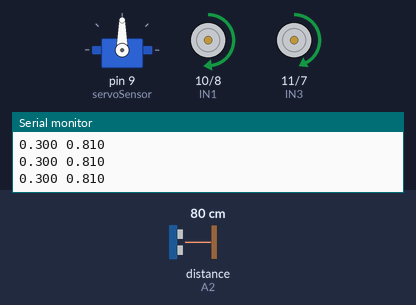
Bench run of a sketch on a simulated Arduino Uno, built with avr-gcc and run on an emulated ATmega328P. Parts: servo, motor-driver pin pairs drawn as motors (green arrow = first pin HIGH = forward, orange = second pin HIGH = backward, longer = more drive, scaled by the enable pin), the last lines printed to the serial monitor. Inputs (shaded band) come from the test bench; at power-on: distance to the obstacle (sensor on A2) 80 cm. The echo pulse lasts 58.3 µs per cm.

Above: at 1.4 s.
1.5 s: distance to the obstacle (sensor on A2) set to 34 cm
3.5 s: distance to the obstacle (sensor on A2) set to 31 cm
At 5.5 s:
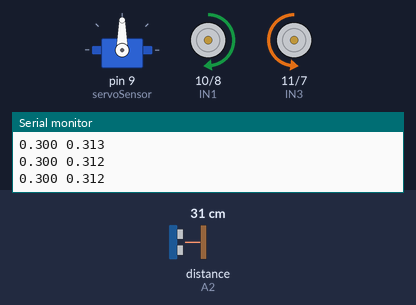
6.5 s: distance to the obstacle (sensor on A2) set to 29 cm
9.5 s: distance to the obstacle (sensor on A2) set to 27 cm
At 10.9 s:
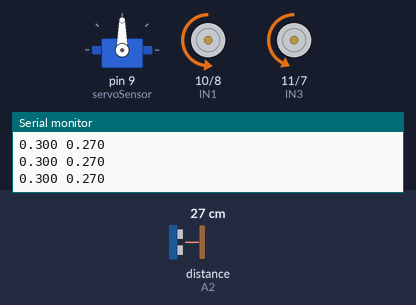
12.5 s: distance to the obstacle (sensor on A2) set to 60 cm
At 13.8 s:
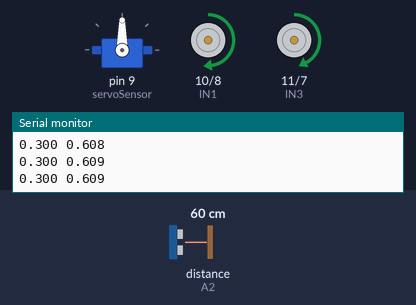
14.1 s: distance to the obstacle (sensor on A2) set to 2 cm
At 14.54 s:
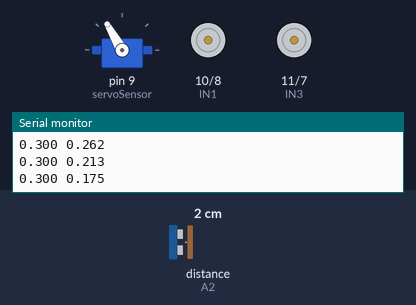
Timing chart, 0 to 18.1 s (numbered marks = the images above; inputs shaded):
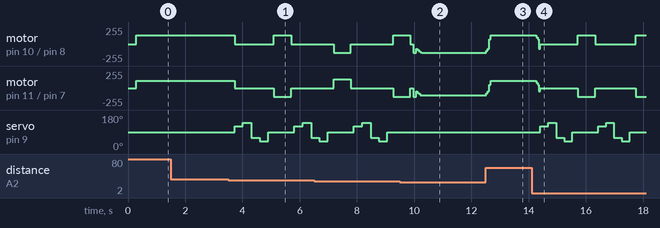

Measured:
- the behaviour switches between 32 and 31 cm on distance to the obstacle (sensor on A2) (found by bisection; images 0 and 1)
- the behaviour switches between 28 and 27 cm on distance to the obstacle (sensor on A2) (found by bisection; images 1 and 2)
- after the input at 3.5 s, motor on pin 10 (IN1) / pin 8 (IN2): forward 130/255 → stopped after 0.22 s, → forward 130/255 1.4 s later, → stopped 0.60 s later; motor on pin 11 (IN3) / pin 7 (IN4): forward 109/255 → stopped after 0.22 s, → backward 130/255 1.4 s later, → stopped 0.60 s later
- after the input at 9.5 s, servo on pin 9 (servoSensor): stops changing and stays 90°
- after the input at 12.5 s, motor on pin 10 (IN1) / pin 8 (IN2): backward 130/255 → forward 130/255 at once; motor on pin 11 (IN3) / pin 7 (IN4): backward 110/255 → forward 109/255 at once
- after the input at 14.1 s, motor on pin 10 (IN1) / pin 8 (IN2): alternates forward 130/255 for 0.60 s and stopped for 1.4 s, starting after 0.16 s; motor on pin 11 (IN3) / pin 7 (IN4): alternates backward 130/255 for 0.60 s and stopped for 1.4 s, starting after 0.16 s

The sketch:

Carrito_Evasor_PID_con_giro.ino
```cpp
#include <NewPing.h>
#include <Servo.h>

Servo servoSensor;

#define TRIG_PIN A3
#define ECHO_PIN A2
#define MAX_DISTANCE 200
NewPing sonar(TRIG_PIN, ECHO_PIN, MAX_DISTANCE);

const int ENA = 5;
const int IN1 = 10;
const int IN2 = 8;
const int ENB = 6;
const int IN3 = 11;
const int IN4 = 7;

const double Ts = 0.05;
unsigned long t0;

double ref = 0.30;

const double Ainc = 0.25 * 222.6841;
const double Binc = 0.25 * -44.7737;
const double Cinc = 0.25 * 15.6834;

double ek   = 0.0;
double ekm1 = 0.0;
double ekm2 = 0.0;
double uk   = 0.0;
double ukm1 = 0.0;

double d_ema = 0.0;
const double EMA_ALPHA = 0.2;

const double CTRL_GAIN = 13.0;
const int    PWM_MAX   = 220;
const int    PWM_MIN   = 70;

const double REF_BAND = 0.02;

const double D_EMERGENCY = 0.15;

bool INVERT_DIR = true;

const int OFFSET_RIGHT_FWD = 21;
const int OFFSET_RIGHT_REV = 20;

const int SERVO_CENTER = 90;
const int SERVO_LEFT1  = 120;
const int SERVO_LEFT2  = 140;
const int SERVO_RIGHT1 = 60;
const int SERVO_RIGHT2 = 40;

const int TURN_PWM     = 130;
const int TURN_STEPS   = 12;

enum Mode { MODE_FOLLOW, MODE_AVOID_TURN };
Mode mode = MODE_FOLLOW;
int  turnDir   = 0;
int  turnSteps = 0;

static inline float median3(float a, float b, float c) {
  if (a > b) { float t = a; a = b; b = t; }
  if (b > c) { float t = b; b = c; c = t; }
  if (a > b) { float t = a; a = b; b = t; }
  return b;
}

double readDistanceM() {
  unsigned int c1 = sonar.ping_cm(); if (!c1) c1 = MAX_DISTANCE;
  unsigned int c2 = sonar.ping_cm(); if (!c2) c2 = MAX_DISTANCE;
  unsigned int c3 = sonar.ping_cm(); if (!c3) c3 = MAX_DISTANCE;
  float cm = median3(c1, c2, c3);
  return cm / 100.0;
}

double meanDistanceAtAngle(int angleDeg, int nSamples = 3) {
  servoSensor.write(angleDeg);
  delay(150);
  double sum = 0.0;
  for (int i = 0; i < nSamples; i++) {
    double d = readDistanceM();
    if (d > 2.0) d = 2.0;
    sum += d;
    delay(40);
  }
  return sum / (double)nSamples;
}

double scanSideMean(int side) {
  double m1, m2;
  if (side < 0) {
    m1 = meanDistanceAtAngle(SERVO_LEFT1);
    m2 = meanDistanceAtAngle(SERVO_LEFT2);
  } else {
    m1 = meanDistanceAtAngle(SERVO_RIGHT1);
    m2 = meanDistanceAtAngle(SERVO_RIGHT2);
  }
  return 0.5 * (m1 + m2);
}

void driveSignedPWM(int uSigned) {
  int s = (uSigned >= 0) ? +1 : -1;
  if (INVERT_DIR) s = -s;

  int base = abs(uSigned);
  if (base > PWM_MAX) base = PWM_MAX;

  int valLeft  = base;
  int valRight = base;

  if (s > 0) {
    valRight -= OFFSET_RIGHT_FWD;
    if (valRight < 0) valRight = 0;
  } else {
    valRight -= OFFSET_RIGHT_REV;
    if (valRight < 0) valRight = 0;
  }

  digitalWrite(IN1, (s > 0) ? HIGH : LOW);
  digitalWrite(IN2, (s > 0) ? LOW  : HIGH);
  digitalWrite(IN3, (s > 0) ? HIGH : LOW);
  digitalWrite(IN4, (s > 0) ? LOW  : HIGH);

  analogWrite(ENA, valLeft);
  analogWrite(ENB, valRight);
}

void driveTurnInPlace(int dir, int pwm) {
  if (pwm > PWM_MAX) pwm = PWM_MAX;
  if (pwm < PWM_MIN) pwm = PWM_MIN;

  if (dir > 0) {
    digitalWrite(IN1, HIGH); digitalWrite(IN2, LOW);
    digitalWrite(IN3, LOW);  digitalWrite(IN4, HIGH);
  } else {
    digitalWrite(IN1, LOW);  digitalWrite(IN2, HIGH);
    digitalWrite(IN3, HIGH); digitalWrite(IN4, LOW);
  }

  analogWrite(ENA, pwm);
  analogWrite(ENB, pwm);
}

void resetPID() {
  uk   = 0.0;
  ukm1 = 0.0;
  ekm1 = 0.0;
  ekm2 = 0.0;
}

void startAvoidance() {
  driveSignedPWM(0);
  resetPID();

  double dLeftMean  = scanSideMean(-1);
  double dRightMean = scanSideMean(+1);

  servoSensor.write(SERVO_CENTER);
  delay(150);

  if (dLeftMean > dRightMean) turnDir = -1;
  else                        turnDir = +1;

  turnSteps = TURN_STEPS;
  mode = MODE_AVOID_TURN;

  t0 = millis();
}

void setup() {
  Serial.begin(115200);

  servoSensor.attach(9);
  servoSensor.write(SERVO_CENTER);
  delay(200);

  pinMode(ENA, OUTPUT); pinMode(ENB, OUTPUT);
  pinMode(IN1, OUTPUT); pinMode(IN2, OUTPUT);
  pinMode(IN3, OUTPUT); pinMode(IN4, OUTPUT);

  digitalWrite(IN1, LOW);  digitalWrite(IN2, LOW);
  digitalWrite(IN3, LOW);  digitalWrite(IN4, LOW);

  d_ema = readDistanceM();
  t0 = millis();
}

void loop() {
  if (millis() - t0 < (unsigned long)(Ts * 1000.0)) return;
  t0 += (unsigned long)(Ts * 1000.0);

  double dist = readDistanceM();
  if (dist > 2.0) dist = 2.0;

  d_ema = (1.0 - EMA_ALPHA) * d_ema + EMA_ALPHA * dist;

  if (mode == MODE_FOLLOW) {
    ek = ref - d_ema;

    if (d_ema < D_EMERGENCY) {
      startAvoidance();
      Serial.print(ref, 3);
      Serial.print(" ");
      Serial.println(d_ema, 3);
      return;
    }

    if (fabs(ek) <= REF_BAND) {
      startAvoidance();
      Serial.print(ref, 3);
      Serial.print(" ");
      Serial.println(d_ema, 3);
      return;
    }

    uk = ukm1 + Ainc * ek + Binc * ekm1 + Cinc * ekm2;

    if (uk >  10.0) uk =  10.0;
    if (uk < -10.0) uk = -10.0;

    double uAbs = fabs(uk) * CTRL_GAIN;
    int pwm = (int)uAbs;
    if (pwm > PWM_MAX) pwm = PWM_MAX;
    if (pwm < PWM_MIN) pwm = PWM_MIN;

    int sign = (uk >= 0.0) ? +1 : -1;
    int uSigned = sign * pwm;

    driveSignedPWM(uSigned);

    ekm2 = ekm1;
    ekm1 = ek;
    ukm1 = uk;

    Serial.print(ref, 3);
    Serial.print(" ");
    Serial.println(d_ema, 3);
  }
  else if (mode == MODE_AVOID_TURN) {
    if (turnSteps > 0) {
      driveTurnInPlace(turnDir, TURN_PWM);
      turnSteps--;
    } else {
      driveSignedPWM(0);
      resetPID();
      mode = MODE_FOLLOW;
      servoSensor.write(SERVO_CENTER);
      delay(100);
    }

    Serial.print(ref, 3);
    Serial.print(" ");
    Serial.println(d_ema, 3);
  }
}
```
